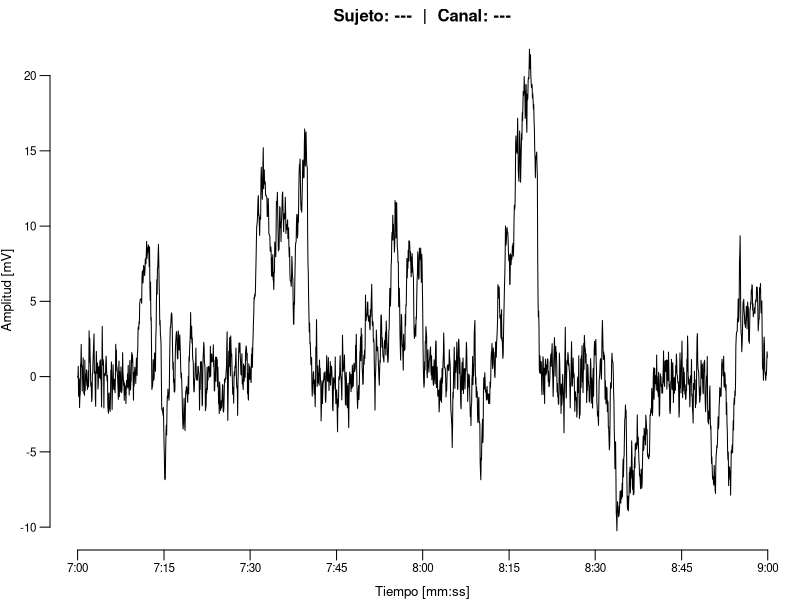
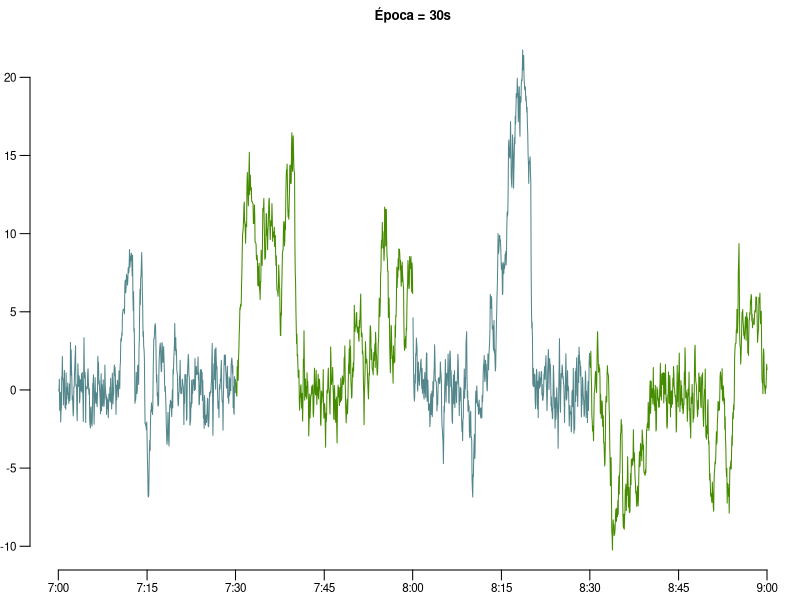
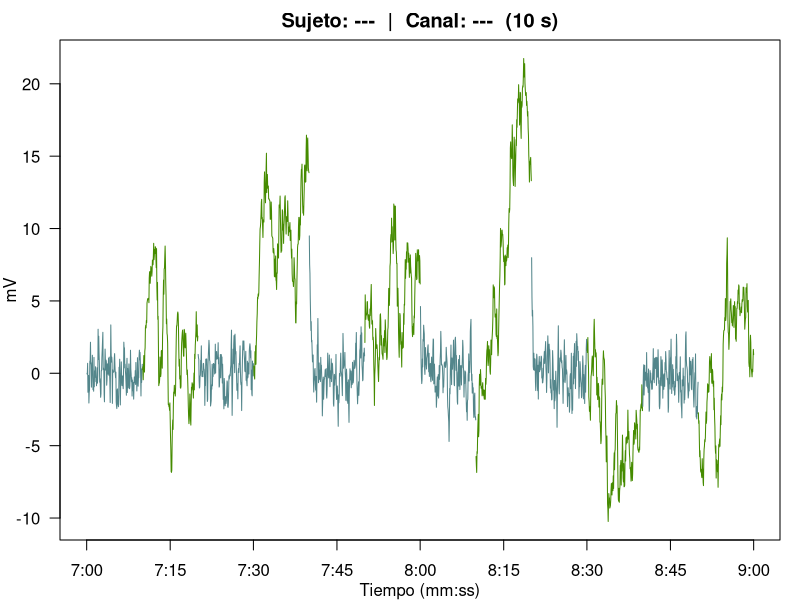

These charts were generated, in order, by the following R code:
grabar = T

setwd("~/TESIS/TESIS/img_diagramas")

set.seed(2017)

N.base = 175
N      = N.base*12
e      = rnorm(N+10)
X      = rep(0,N)

for(grupo in 0:11){
  if(grupo-2*floor(grupo/2)>0){
    for(i in (1:(N.base))+grupo*N.base){
      if(i>1){
        X[i] = (X[i-1] + e[i])
      }
    }
  }else{
    for(i in (1:(N.base))+grupo*N.base){
      if(i>1){
        X[i] = (0.65*X[i-1] + e[i])
      }
    }
  }
}

if(grabar){
  #setwd(g_dir)
  pdf(paste0('espectrosA',
             'v2.pdf'),width=5,height=2)
  #'.png'),units='in',res=150,width=12,height=6)
}

par(cex.axis=.7, cex.lab=.8, cex.main=1)
par(oma=c(0,0,0,0))
par(mgp=c(1.75,.7,0))
par(mar=c(2.5,2.5,1.5,.25),bg='white')
par(las=2)
plot((1:N)-1,X,type='l',col='black',
     #xlab='Tiempo [mm:ss]',
     xlab='',
     ylab='Amplitud [mV]',main='Sujeto: ---  |  Canal: ---',
     xlim = c(0,N-1),xaxt='n',
     bty='n')

par(mgp=c(2,.3,0))
mtext('Tiempo [mm:ss]',side=1,las=1,line=1.5,cex=.8)

te = ((1:N))*(120/N)
mm = floor(te/60)
ss = floor(te - 60*mm)

places = ceiling(seq(0,N,by=(N)/8))
places[1] = 1

plaquitas = c()
for(y in 1:length(places)){
  i = places[y]
  if(ss[i]==0 || ss[i]==59){
    seg = '00'
  }else{
    seg=toString(ss[i])
  }
  plaquitas = c(plaquitas,
                paste0(toString(mm[i]+7),
                                ':',seg))
}

#par(mar=c(3,3,2,1),bg='white')
#par(las=2)
#plot((1:N)-1,X,type='l',col='black',
#     xlab='Tiempo [mm:ss]',
#     ylab='mV',main='Sujeto: ---  |  Canal: ---',
#     xlim = c(0,N-1),xaxt='n',
#     mgp = c(2, 1, 0),bty='n')

places[1]=0
axis(1,at=places,labels=plaquitas,las=1)

if(grabar){
  dev.off()
}


if(grabar){
  #dev.off()
  
  #setwd(g_dir)
  pdf(paste0('espectrosB',
             'v2.pdf'),width=3,height=2)
  #'.png'),units='in',res=150,width=12,height=6)
}
 
#par(mar=c(3,3,2,1))
#par(las=2)
 
part = 4

par(cex.axis=.7, cex.lab=.8, cex.main=.8)
par(oma=c(0,0,0,0))
par(mgp=c(1.75,.7,0))
par(mar=c(1.5,1.5,1.5,.25),bg='white')
par(las=2)
plot((1:N),X,type='l',col='white',
     #xlab='Tiempo [mm:ss]',
     xlab='',
     #ylab='Amplitud [mV]',
     ylab='',
     #main='Sujeto: ---  |  Canal: --- | d_e = 30s',
     main='Época = 30s',
     xlim = c(0,N-1),xaxt='n',
     bty='n')

par(mgp=c(2,.3,0))
#mtext('Tiempo [mm:ss]',side=1,las=1,line=1.5,cex=.8)
 
#plot((1:N),X,type='l',col='white',
#    xlab='Tiempo (mm:ss)',
#    ylab='mV',main='Sujeto: ---  |  Canal: ---  (30 s)',
#    xlim = c(0,N-1),xaxt='n',
#    mgp = c(2, 1, 0))

for(i in 0:(part/2-1)){
 sub = 2*i*(N/part)
 ind = (sub+1):(sub+N/part)
 lines(ind,X[ind],type='l',col='cadetblue4',xlab='',ylab='')
 sub = (2*i+1)*(N/part)
 ind = (sub+1):(sub+N/part)
 lines(ind,X[ind],type='l',col='chartreuse4',xlab='',ylab='')
}
 
axis(1,at=places,labels=plaquitas,las=1)

if(grabar){
  dev.off()
}

if(grabar){
 #dev.off()
 
 #setwd(g_dir)
 pdf(paste0('espectrosC',
            '.pdf'),width=5.5,height=2.5)
 #'.png'),units='in',res=150,width=12,height=6)
}

par(mar=c(3,3,2,1))
par(las=2)

part = 12

plot((1:N),X,type='l',col='white',
    xlab='Tiempo (mm:ss)',
    ylab='mV',main='Sujeto: ---  |  Canal: ---  (10 s)',
    xlim = c(0,N-1),xaxt='n',
    mgp = c(2, 1, 0))

for(i in 0:(part/2-1)){
 sub = 2*i*(N/part)
 ind = (sub+1):(sub+N/part)
 lines(ind,X[ind],type='l',col='cadetblue4',xlab='',ylab='')
 sub = (2*i+1)*(N/part)
 ind = (sub+1):(sub+N/part)
 lines(ind,X[ind],type='l',col='chartreuse4',xlab='',ylab='')
}

axis(1,at=places,labels=plaquitas,las=1)

if(grabar){
 dev.off()
}

#' if(grabar){
#'   #setwd(g_dir)
#'   pdf(paste0('espectrosD',
#'              '.pdf'),width=5.5,height=2)
#'   #'.png'),units='in',res=150,width=12,height=6)
#' }
#' 
#' library(plotrix)
#' 
#' M = matrix(c(1,1,1,1))
#' M = t(M)
#' 
#' par(mar=c(4,2,2,1))
#' 
#' color2D.matplot(M,axes=F,
#'                 xlab='Tiempo (mm:ss)',
#'                 ylab='',
#'                 main='Sujeto: ---')
#' 
#' axis(2,at=c(0,1),labels=F)
#' axis(2,at=c(0.5),labels=c('Canal: ---'),tick=F)
#' 
#' axis(1,
#'      at=(0:(length(plaquitas)-1))*(length(M)/(length(plaquitas)-1)),
#'      labels=plaquitas,las=1)
#' 
#' if(grabar){
#'   dev.off()
#'   
#'   #setwd(g_dir)
#'   pdf(paste0('espectrosE',
#'              '.pdf'),width=5.5,height=2)
#'   #'.png'),units='in',res=150,width=12,height=6)
#' }
#' 
#' M = matrix(c(1,0,1,0,1,0,1,0,1,0,1,0))
#' M = t(M)
#' 
#' par(mar=c(4,2,2,1))
#' 
#' color2D.matplot(M,axes=F,
#'                 xlab='Tiempo (mm:ss)',
#'                 ylab='',
#'                 main='Sujeto: ---')
#' 
#' axis(2,at=c(0,1),labels=F)
#' axis(2,at=c(0.5),labels=c('Canal: ---'),tick=F)
#' 
#' axis(1,
#'      at=(0:(length(plaquitas)-1))*(length(M)/(length(plaquitas)-1)),
#'      labels=plaquitas,las=1)
#' 
#' if(grabar){
#'   dev.off()
#' }